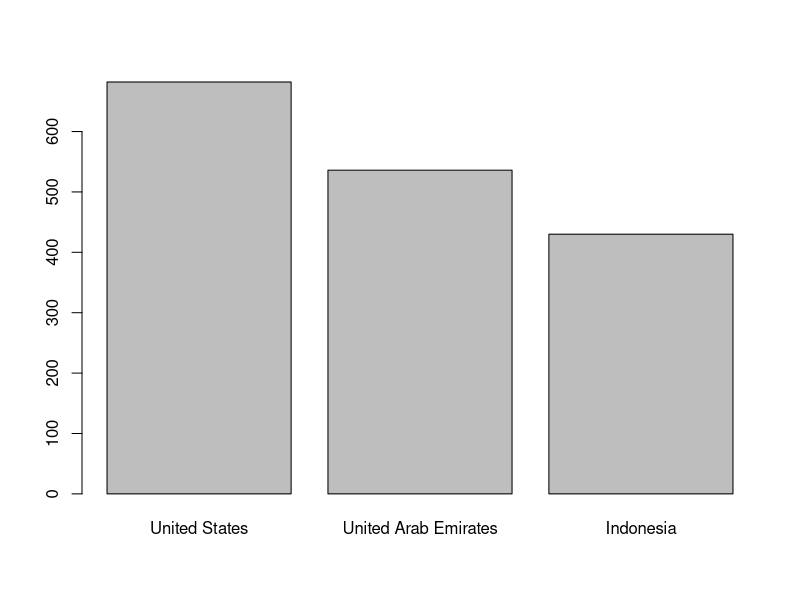

The R source for this figure:
## ---- chunk 1
#| label: setup
#| warning: false
library(tidyverse)
library(ggplot2)
library(lubridate)
library(readxl)
library(purrr)
library(dplyr)
knitr::opts_chunk$set(echo = TRUE, warning=FALSE, message=FALSE)

knitr::opts_chunk$set(echo = TRUE)
## ---- chunk 2
df <- read.csv("_data/layoffs.csv")
head(df)
## ---- chunk 3
tail(df)
## ---- chunk 4
sapply(df, class)
## ---- chunk 5
sapply(df,function(x)sum(is.na(x)))
## ---- chunk 6
df <- df %>% drop_na()
df %>% sapply(function(x)sum(is.na(x)))
## ---- chunk 7
df <- df %>% mutate_if(is.character,as.factor)
glimpse(df)
## ---- chunk 8
n_distinct(df$company)
## ---- chunk 9
df$yrs <- strftime(df$date,'%Y') %>% as.factor()
df$mnt <- strftime(df$date,'%m') %>% as.factor()
## ---- chunk 10
fig <- function(width,height){
    options(repr.plot.width=width,repr.plot.height=height)
}
fig(20,10)
## ---- chunk 11
df_summarized <- df %>%
  group_by(country,yrs) %>%
  summarize(avgLayoffs = round(mean(total_laid_off), 0)) %>%
  arrange(desc(avgLayoffs)) %>%
  head(3)

barplot(df_summarized$avgLayoffs, names.arg = df_summarized$country, main = "", xlab = "", ylab = "")

## ---- chunk 12
# Get the number of unique values in the 'location' column
print(length(unique(df$location)))

# Get the unique values in the 'location' column
unique(df$location)

## ---- chunk 13
# Get the number of unique values in the 'industry' column
print(length(unique(df$industry)))

# Get the unique values in the 'industry' column
unique(df$industry)
## ---- chunk 14
unique(df$stage)
## ---- chunk 15
unique(df$country)
## ---- chunk 16
# Convert the 'date' column to a date data type
df$date <- as.Date(df$date)

# Extract the month and year from the 'date' column
df$month <- month(df$date)
df$year <- year(df$date)

## ---- chunk 17
# Select rows that are duplicates
duplicate_rows <- df[duplicated(df),]

# Remove duplicate rows from the data frame
df <- df[!duplicated(df),]

## ---- chunk 18
df$stage <- ifelse(is.na(df$stage), "Unknown", df$stage)
## ---- chunk 19
colSums(is.na(df))
## ---- chunk 20
summary(df)
## ---- chunk 21
subset(df, percentage_laid_off == 1)
